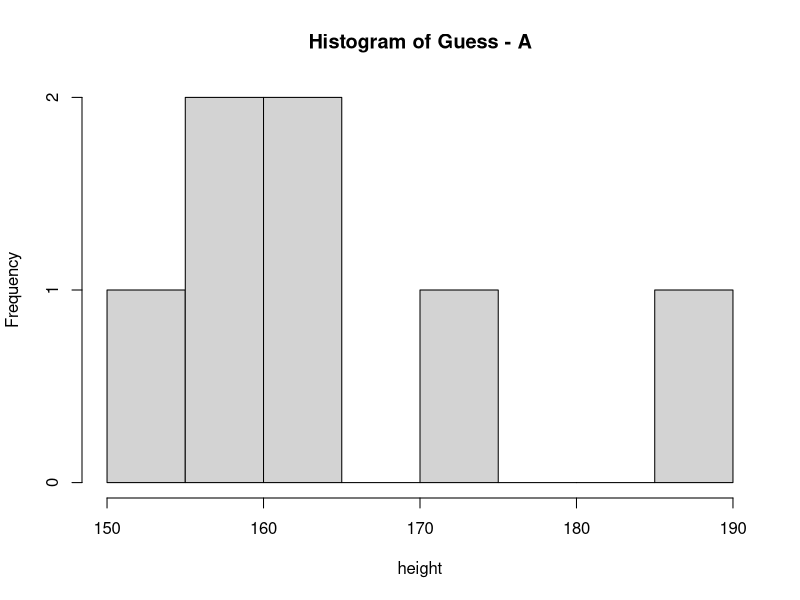

Source code (R): (Note: this script raises an error after producing the figure.)


#Round 1 - no reference

height = c(150,
           162,
           160,
           175,
           162,
           157,
           190)
shoes=c(15,
        20,
        25,
        32,
        39,
        23,
        25)
dep = c(rep("Biology", 2), rep("WEC", 3), rep("SNRE", 2))
gender = c(rep("Female", 7), rep("Male", 1))
repetition = c(rep("A",8))

hist(height, breaks = 10, main = "Histogram of Guess - A")

data1 <- data.frame(shoes, height, dep, gender, repetition)

mm1 <- lm(shoes~dep+height, data = data1)
summary(mm1)

#Round 2 - reference of the meter alone

height = c(155,
           162,
           155,
           170,
           170,
           155,
           210)
shoes=c(22,
        21,
        20,
        22,
        25,
        20,
        25)
repetition = c(rep("B",8))

hist(height, breaks = 10, main = "Histogram of Guess - B")

data2 <- data.frame(shoes, height, dep, gender, repetition)

mm2 <- lm(shoes~dep+height, data = data2)
summary(mm2)

#Round 2 - reference of the meter alone

height = c(152,
           160,
           158,
           170,
           170,
           153,
           191)
shoes=c(20,
        20,
        29,
        27,
        25,
        21,
        36)
repetition = c(rep("C",8))

hist(height, breaks = 10, main = "Histogram of Guess - C")

data3 <- data.frame(shoes, height, dep, gender, repetition)

mm3 <- lm(shoes~dep+height, data = data3)
summary(mm3)

#In a single dataset

data <- rbind(data1,data2,data3)
names(data)

model <- lm(shoes~dep+height, data = data)
summary(model)

ggplot(data, aes(x = height, y = shoes, colour = dep))+
  geom_point()+
  geom_smooth(method = lm, se = T)+
  labs(colour = "Department", y = "Your guess of shoes", 
       x = "Your guess of height", title = "Three rounds combined")+
  facet_wrap(~repetition)+
  theme_bw()
